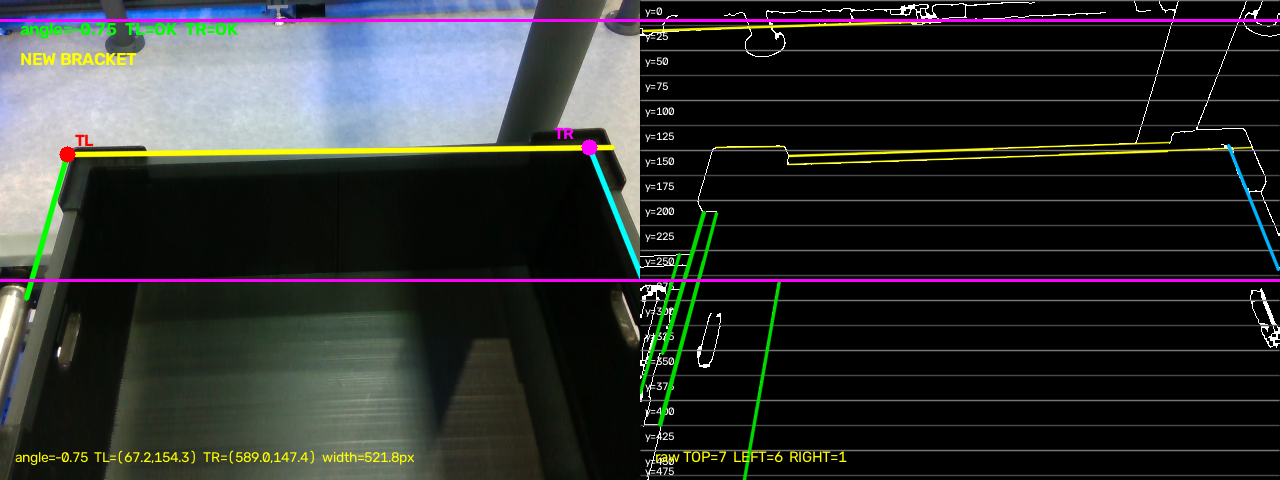
#> input picture new_bracket_vision_test/new_bracket_tote_detection_20260918_102102.png, 1280 x 480 px; its folder holds only this picture in this run
$ python -i tote_vision_new_bracket.py   (imports and definitions only)
#> lines starting #> are read from the running program, lines starting #| are printed output that depends on the picture; after the words box and inside, x2 and y2 are one past the last pixel; in counts of white or black regions, pixels touching at a corner belong together
#> further down, picture is the input picture: shape (480, 1280, 3); mean B, G, R 47.2, 48.5, 46.4
#!/usr/bin/env python3
"""D435 RGB 영상에서 새 head bracket용 tote TOP / corner를 검출한다.

역할
- RGB -> gray -> Gaussian blur -> Canny -> morphology close
- HoughLinesP로 TOP / LEFT / RIGHT line 후보 검출
- TOP과 side line 교점으로 TL / TR 계산
- 여러 frame의 LEFT feature를 median으로 측정

새 bracket 정지 테스트(640x480)에서 TOP은 y≈152 px, TL은 x≈70 px,
TR은 x≈588 px에 보였다. TOP / LEFT 후보가 각각 6개, RIGHT는 1개였으므로
RIGHT 교점이 좋은 TOP을 우선하고 corner의 frame 간 튀어오름을 제한한다.
"""

from __future__ import annotations

from dataclasses import dataclass
import math
import time

import cv2
import numpy as np
import pyrealsense2 as rs


# 카메라
CAM_WIDTH = 640
CAM_HEIGHT = 480
CAM_FPS = 30
CAMERA_WARMUP_FRAMES = 30
CAMERA_FLUSH_FRAMES = 10

# 공통 영상 처리
CANNY_LOW = 40
CANNY_HIGH = 120
HOUGH_THRESHOLD = 45
MAX_LINE_GAP = 40

# TOP rim
# 물건이 rim 가까이 올라오면 TOP edge가 여러 Hough segment로 끊길 수 있으므로
# 짧은 조각도 묶어 다시 fitting한다.
TOP_FRAGMENT_MIN_LINE_LENGTH = 60
TOP_MIN_FITTED_LENGTH = 100
# 새 bracket 기준 자세 TOP y≈152 px. +/-7 cm 이동 범위도 포함하되
# 천장/로봇 구조물이 많은 영상 상단은 제외한다.
TOP_MIN_Y = 80
TOP_MAX_Y = 200
TOP_MAX_ANGLE_DEG = 12.0

# Tote rim의 앞/뒷 edge를 하나의 group으로 섞지 않는다.
# 기존 10 px / 3 deg는 calibration 중 서로 다른 두 TOP을
# 한 fitLine에 섞는 원인이 될 수 있었다.
TOP_GROUP_Y_TOL_PX = 5.0
TOP_GROUP_ANGLE_TOL_DEG = 1.0

# 거의 같은 위치/각도에서 중복 생성된 fitted TOP 제거 기준
TOP_DUPLICATE_Y_TOL_PX = 2.0
TOP_DUPLICATE_ANGLE_TOL_DEG = 0.35

# 점수가 거의 같은 TOP 후보는 항상 위쪽 rim을 선택한다.
# 이렇게 해야 calibration과 실행 시의 선택이 재현된다.
TOP_STRONG_SCORE_MARGIN = 0.08

# 정지 구간에서 이미 선택한 TOP을 다른 rim으로 바꾸지 않기 위한 tracking.
# 로봇 이동 후 진짜 TOP이 크게 달라지면 아래 miss 횟수 후 재획득한다.
TOP_TRACK_Y_TOL_PX = 4.0
TOP_TRACK_ANGLE_TOL_DEG = 0.75
TOP_TRACK_REACQUIRE_MISSES = 6

# TOP 후보 점수에 corner geometry를 반영한다.
# 실험에서 RIGHT side 후보는 1개로 안정적이었으므로 가중치를 더 크게 둔다.
TOP_RIGHT_CORNER_BONUS = 2.0
TOP_LEFT_CORNER_BONUS = 0.7
TOP_BOTH_CORNERS_BONUS = 0.6

CONTRAST_OFFSET_PX = 10
CONTRAST_SAMPLE_COUNT = 20

# LEFT / RIGHT side
SIDE_MIN_LINE_LENGTH = 60

LEFT_MIN_ANGLE_DEG = 90.0
LEFT_MAX_ANGLE_DEG = 145.0

RIGHT_MIN_ANGLE_DEG = 35.0
RIGHT_MAX_ANGLE_DEG = 90.0

MAX_LEFT_CANDIDATES = 20
MAX_RIGHT_CANDIDATES = 20

# Corner geometry / edge support
CORNER_MARGIN_RATIO = 0.06
SIDE_PROBE_HEIGHT_RATIO = 0.30

# 내부 물건 edge가 side 후보로 들어와도 실제 tote 바깥 corner와 너무 멀면 제거한다.
LEFT_CORNER_MAX_X_RATIO = 0.40
RIGHT_CORNER_MIN_X_RATIO = 0.60
MIN_TOP_WIDTH_RATIO = 0.65
MAX_TOP_WIDTH_RATIO = 1.10

EDGE_SAMPLE_COUNT = 20
EDGE_SEARCH_RADIUS = 4
MIN_SIDE_EDGE_SUPPORT = 0.35

# corner 선택 / tracking
CORNER_TRACK_MAX_JUMP_PX = 18.0
CORNER_TRACK_REACQUIRE_MISSES = 6
CORNER_ENDPOINT_DISTANCE_PX = 60.0
CORNER_BOUNDARY_RATIO = 0.04

WINDOW_NAME = "Tote Vision"


@dataclass
class LineCandidate:
    """Hough 선분과 무한 직선 표현."""

    segment: np.ndarray
    length: float
    angle_deg: float
    center_x: float
    center_y: float
    line_abc: np.ndarray


@dataclass
class CornerFeature:
    """한쪽 TOP corner 측정값."""

    point: np.ndarray
    side_probe: np.ndarray
    side: LineCandidate


@dataclass
class FrameFeature:
    """한 frame에서 검출된 TOP / TL / TR."""

    top: LineCandidate
    top_angle_deg: float
    left: CornerFeature | None
    right: CornerFeature | None


@dataclass
class LeftMeasurement:
    """여러 frame에서 얻은 LEFT feature median."""

    tl_x_px: float
    tl_y_px: float
    angle_deg: float
    tl_x_std_px: float
    tl_y_std_px: float
    angle_std_deg: float
    valid_frames: int


@dataclass
class _TopHypothesis:
    """TOP 후보와 해당 frame의 기본 점수."""

    line: LineCandidate
    score: float


@dataclass
class _CornerHypothesis:
    """corner 후보와 side edge / endpoint geometry 점수."""

    corner: CornerFeature
    score: float


# detect_frame_feature() API는 그대로 두고 module 내부에서만 TOP을 추적한다.
_tracked_top: LineCandidate | None = None
_top_track_misses = 0
_tracked_left_point: np.ndarray | None = None
_tracked_right_point: np.ndarray | None = None
_left_track_misses = 0
_right_track_misses = 0
_diagnostic_frame_count = 0


# [14 lines left out: function reset_top_tracking, not called in this run]


def normalize_angle(angle_deg: float) -> float:
    """직선 각도를 수평 기준 -90~90도로 변환한다."""
    angle = (float(angle_deg) + 180.0) % 180.0

    if angle >= 90.0:
        angle -= 180.0

    return angle


def line_info(segment: np.ndarray):
    """선분의 길이, 각도, 중심을 계산한다."""
    x1, y1, x2, y2 = [float(value) for value in segment]
    dx = x2 - x1
    dy = y2 - y1

    return math.hypot(dx, dy), math.degrees(math.atan2(dy, dx)) % 180.0, 0.5 * (x1 + x2), 0.5 * (y1 + y2)


def segment_to_line(segment: np.ndarray) -> np.ndarray:
    """선분을 ax + by + c = 0 형태의 무한 직선으로 변환한다."""
    x1, y1, x2, y2 = [float(value) for value in segment]

    a = y1 - y2
    b = x2 - x1
    c = x1 * y2 - x2 * y1
    norm = math.hypot(a, b)

    if norm < 1e-9:
        raise ValueError("길이가 0인 선분입니다.")

    return np.asarray([a / norm, b / norm, c / norm], dtype=np.float64)


def make_candidate(segment: np.ndarray) -> LineCandidate:
    """Hough 선분을 후보 객체로 변환한다."""
    length, angle_deg, center_x, center_y = line_info(segment)

    return LineCandidate(
        segment=np.asarray(segment, dtype=np.float64),
        length=length,
        angle_deg=angle_deg,
        center_x=center_x,
        center_y=center_y,
        line_abc=segment_to_line(segment),
    )


def intersection(first: np.ndarray, second: np.ndarray) -> np.ndarray | None:
    """두 무한 직선의 교점을 계산한다."""
    a1, b1, c1 = first
    a2, b2, c2 = second
    determinant = a1 * b2 - a2 * b1

    if abs(determinant) < 1e-8:
        return None

    x = (b1 * c2 - b2 * c1) / determinant
    y = (c1 * a2 - c2 * a1) / determinant

    if not np.isfinite(x) or not np.isfinite(y):
        return None

    return np.asarray([x, y], dtype=np.float64)


def line_x_at_y(line_abc: np.ndarray, y: float) -> float | None:
    """무한 직선에서 지정 y 위치의 x를 계산한다."""
    a, b, c = line_abc

    if abs(a) < 1e-8:
        return None

    x = -(b * float(y) + c) / a
    return float(x) if np.isfinite(x) else None


def line_y_at_x(segment: np.ndarray, x: float) -> float | None:
    """선분의 무한 직선에서 지정 x 위치의 y를 계산한다."""
    x1, y1, x2, y2 = [float(value) for value in segment]

    if abs(x2 - x1) < 1e-8:
        return None

    return y1 + (float(x) - x1) * (y2 - y1) / (x2 - x1)


def angle_difference_deg(first: float, second: float) -> float:
    """수평 기준 두 line angle의 최소 차이를 계산한다."""
    return abs(normalize_angle(float(first) - float(second)))


def fit_top_group(group: list[LineCandidate]) -> LineCandidate | None:
    """같은 TOP rim의 Hough 조각 endpoint를 fitLine으로 합쳐 하나의 긴 TOP line을 만든다."""
    points = []

    for candidate in group:
        x1, y1, x2, y2 = candidate.segment
        points.append([x1, y1])
        points.append([x2, y2])

    if len(points) < 4:
        return None

    points = np.asarray(points, dtype=np.float32)
    vx, vy, fit_x, fit_y = cv2.fitLine(points, cv2.DIST_L2, 0, 0.01, 0.01).reshape(-1)

    if abs(vx) < 1e-8:
        return None

    left_x = float(np.min(points[:, 0]))
    right_x = float(np.max(points[:, 0]))
    left_y = float(fit_y + (left_x - fit_x) * vy / vx)
    right_y = float(fit_y + (right_x - fit_x) * vy / vx)
    fitted = make_candidate(np.asarray([left_x, left_y, right_x, right_y], dtype=np.float64))

    if fitted.length < TOP_MIN_FITTED_LENGTH:
        return None

    return fitted


def preprocess(image: np.ndarray):
    """gray / edge 영상을 만든다."""
    gray = cv2.cvtColor(image, cv2.COLOR_BGR2GRAY)
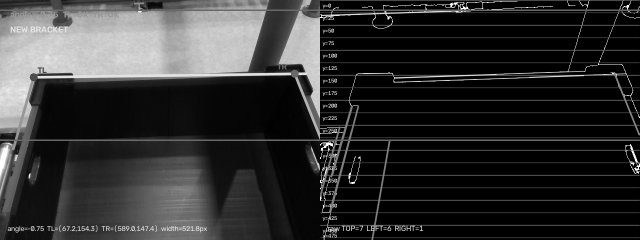
#> gray: shape (480, 1280) (shown at 1/2 size); min 0, max 255, mean 47.8
    gray = cv2.GaussianBlur(gray, (5, 5), 0)
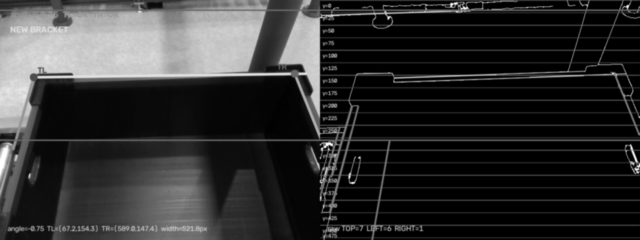
#> gray: shape (480, 1280) (shown at 1/2 size); min 0, max 255, mean 47.7

    edges = cv2.Canny(gray, CANNY_LOW, CANNY_HIGH)
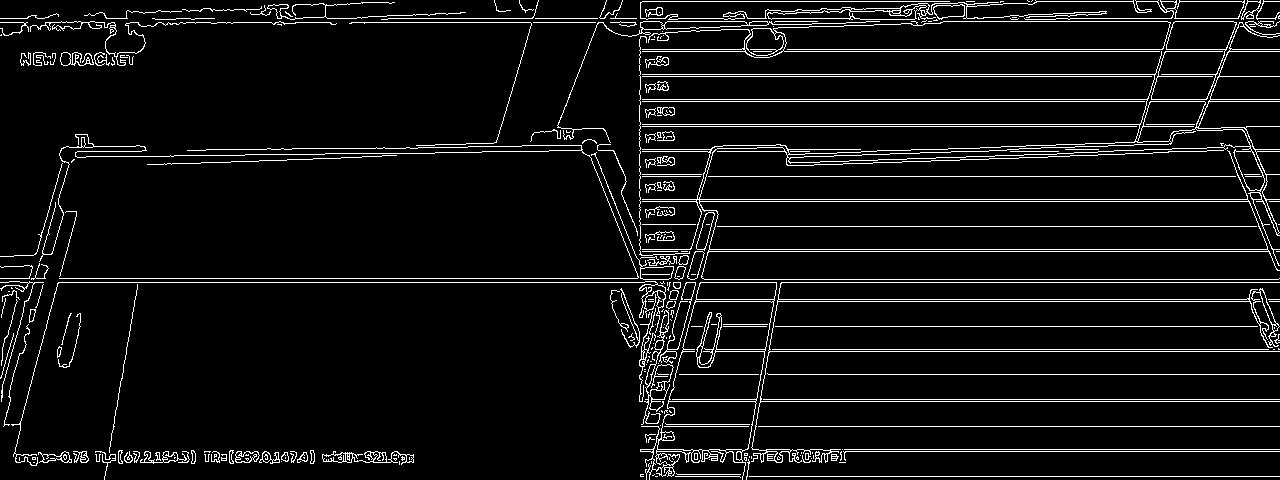
#> edges: shape (480, 1280); 6.5% white in thin lines or dots
    kernel = cv2.getStructuringElement(cv2.MORPH_RECT, (3, 3))
    edges = cv2.morphologyEx(edges, cv2.MORPH_CLOSE, kernel, iterations=1)
#> edges: shape (480, 1280); 10% white; 18 white regions, largest, box (x1, y1, x2, y2) and area: (0, 0, 1280, 480) 56512, (204, 450, 308, 464) 937, (95, 450, 196, 480) 861

    return gray, edges


def top_contrast(gray: np.ndarray, segment: np.ndarray) -> float:
    """TOP rim 위/아래의 밝기 차이를 측정한다."""
    height, width = gray.shape
    x1, _, x2, _ = segment
    xs = np.linspace(min(x1, x2), max(x1, x2), CONTRAST_SAMPLE_COUNT)

    above = []
    below = []

    for x_value in xs:
        y_value = line_y_at_x(segment, x_value)

        if y_value is None:
            continue

        x = int(round(x_value))
        y = int(round(y_value))
        y_above = y - CONTRAST_OFFSET_PX
        y_below = y + CONTRAST_OFFSET_PX

        if not (1 <= x < width - 1 and 1 <= y_above < height - 1 and 1 <= y_below < height - 1):
            continue

        above.append(float(np.mean(gray[y_above - 1:y_above + 2, x - 1:x + 2])))
        below.append(float(np.mean(gray[y_below - 1:y_below + 2, x - 1:x + 2])))

    if not above:
        return -1000.0

    return float(np.mean(above) - np.mean(below))


def _same_top_group(first: LineCandidate, second: LineCandidate) -> bool:
    """Hough 조각 두 개가 같은 TOP edge인지 판정한다."""
    if angle_difference_deg(first.angle_deg, second.angle_deg) > TOP_GROUP_ANGLE_TOL_DEG:
        return False

    # 영상 중앙만 비교하면 중앙에서 교차하는 서로 다른 rim이
    # 한 group으로 섞일 수 있다. 세 지점을 모두 비교한다.
    for x_value in (CAM_WIDTH * 0.20, CAM_WIDTH * 0.50, CAM_WIDTH * 0.80):
        first_y = line_y_at_x(first.segment, x_value)
        second_y = line_y_at_x(second.segment, x_value)

        if first_y is None or second_y is None:
            return False

        if abs(first_y - second_y) > TOP_GROUP_Y_TOL_PX:
            return False

    return True


def _top_descriptor(line: LineCandidate) -> tuple[float, float]:
    """TOP 비교용 (영상 중앙 y, 정규화 angle)을 반환한다."""
    center_y = line_y_at_x(line.segment, CAM_WIDTH * 0.50)

    if center_y is None:
        center_y = line.center_y

    return float(center_y), normalize_angle(line.angle_deg)


def _is_duplicate_top(first: LineCandidate, second: LineCandidate) -> bool:
    """anchor만 다르고 실제로는 같은 fitted TOP인지 판정한다."""
    first_y, first_angle = _top_descriptor(first)
    second_y, second_angle = _top_descriptor(second)

    return (
        abs(first_y - second_y) <= TOP_DUPLICATE_Y_TOL_PX
        and angle_difference_deg(first_angle, second_angle) <= TOP_DUPLICATE_ANGLE_TOL_DEG
    )


def _detect_top_hypotheses(gray: np.ndarray, edges: np.ndarray) -> list[_TopHypothesis]:
    """TOP 조각을 섞지 않고 별도의 fitted line 후보로 반환한다."""
    roi_edges = np.zeros_like(edges)
    roi_edges[TOP_MIN_Y:TOP_MAX_Y, :] = edges[TOP_MIN_Y:TOP_MAX_Y, :]

    detected = cv2.HoughLinesP(
        roi_edges,
        rho=1,
        theta=np.pi / 180.0,
        threshold=HOUGH_THRESHOLD,
        minLineLength=TOP_FRAGMENT_MIN_LINE_LENGTH,
        maxLineGap=MAX_LINE_GAP,
    )

    if detected is None:
        return []

    candidates = []

    for segment in np.asarray(detected, dtype=np.int32).reshape(-1, 4):
        candidate = make_candidate(segment)
        angle_deg = normalize_angle(candidate.angle_deg)

        if abs(angle_deg) > TOP_MAX_ANGLE_DEG or not TOP_MIN_Y <= candidate.center_y <= TOP_MAX_Y:
            continue

        candidates.append(candidate)

    if not candidates:
        return []

    hypotheses: list[_TopHypothesis] = []

    for anchor in candidates:
        group = [candidate for candidate in candidates if _same_top_group(anchor, candidate)]

        fitted = fit_top_group(group)

        if fitted is None:
            continue

        angle_deg = normalize_angle(fitted.angle_deg)

        if abs(angle_deg) > TOP_MAX_ANGLE_DEG or not TOP_MIN_Y <= fitted.center_y <= TOP_MAX_Y:
            continue

        coverage_score = min(1.0, fitted.length / (CAM_WIDTH * 0.80))
        fragment_score = min(1.0, sum(item.length for item in group) / CAM_WIDTH)
        contrast_score = np.clip(top_contrast(gray, fitted.segment) / 80.0, -1.0, 1.0)
        group_score = min(1.0, len(group) / 4.0)
        score = 0.50 * coverage_score + 0.20 * fragment_score + 0.20 * contrast_score + 0.10 * group_score

        duplicate_index = next(
            (index for index, item in enumerate(hypotheses) if _is_duplicate_top(fitted, item.line)),
            None,
        )

        hypothesis = _TopHypothesis(line=fitted, score=float(score))

        if duplicate_index is None:
            hypotheses.append(hypothesis)
        elif score > hypotheses[duplicate_index].score:
            hypotheses[duplicate_index] = hypothesis

    return hypotheses


def _select_top(hypotheses: list[_TopHypothesis]) -> LineCandidate | None:
    """deterministic 선택과 short-term tracking으로 TOP rim mode switching을 막는다."""
    global _tracked_top, _top_track_misses

    if not hypotheses:
        _top_track_misses += 1

        if _top_track_misses >= TOP_TRACK_REACQUIRE_MISSES:
            _tracked_top = None

        return None

    if _tracked_top is not None:
        tracked_y, tracked_angle = _top_descriptor(_tracked_top)
        matching: list[tuple[float, float, _TopHypothesis]] = []

        for hypothesis in hypotheses:
            candidate_y, candidate_angle = _top_descriptor(hypothesis.line)
            y_delta = abs(candidate_y - tracked_y)
            angle_delta = angle_difference_deg(candidate_angle, tracked_angle)

            if y_delta <= TOP_TRACK_Y_TOL_PX and angle_delta <= TOP_TRACK_ANGLE_TOL_DEG:
                # 연속성을 점수보다 우선해 인접한 다른 rim으로의 전환을 막는다.
                continuity_cost = y_delta / TOP_TRACK_Y_TOL_PX + angle_delta / TOP_TRACK_ANGLE_TOL_DEG
                matching.append((continuity_cost, -hypothesis.score, hypothesis))

        if matching:
            selected = min(matching, key=lambda item: (item[0], item[1]))[2].line
            _tracked_top = selected
            _top_track_misses = 0
            return selected

        # 로봇 이동 직후에는 기존 선을 즉시 다른 rim으로 바꾸지 않는다.
        _top_track_misses += 1

        if _top_track_misses < TOP_TRACK_REACQUIRE_MISSES:
            return None

        _tracked_top = None

    best_score = max(item.score for item in hypotheses)
    strong = [item for item in hypotheses if item.score >= best_score - TOP_STRONG_SCORE_MARGIN]

    # 허용 점수 내에서는 항상 영상 상단의 rim을 선택해
    # 실행할 때마다 앞/뒷 edge가 바뀌는 것을 막는다.
    selected_hypothesis = min(
        strong,
        key=lambda item: (_top_descriptor(item.line)[0], -item.score),
    )
    _tracked_top = selected_hypothesis.line
    _top_track_misses = 0

    return selected_hypothesis.line


# [5 lines left out: function detect_top, not called in this run]


def detect_side_candidates(edges: np.ndarray):
    """LEFT / RIGHT side 후보를 분리한다."""
    _, width = edges.shape
#> (the rest of the program and of its run is left out)
